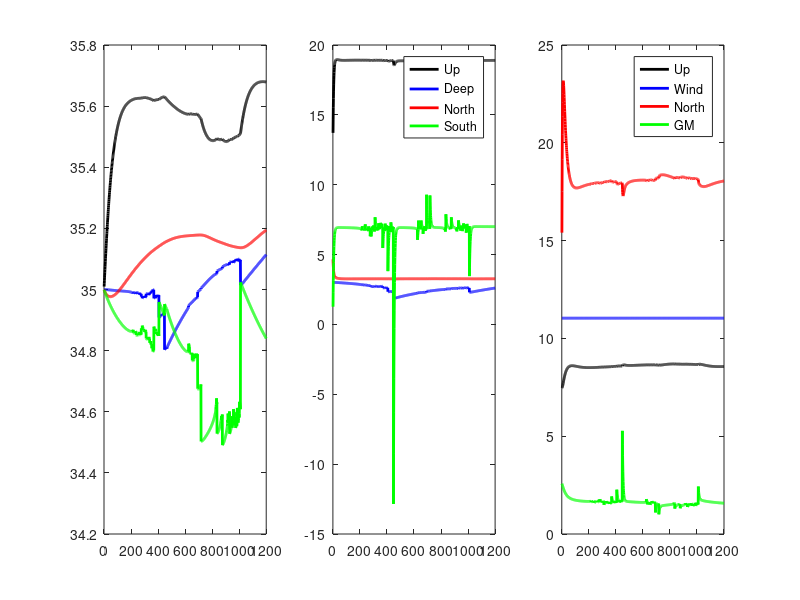

This figure's MATLAB source:
clear all
% Ehlert and Leverman 2014;
% Mechanism for potential strengthening of Atlantic overturning prior to collapse
% temperature evolution equations
% for git hub
tempevl = true;
FWforce = false;
AADW = 1; % turn on AADW mode

%diffusivity = 'N2 dependent'; % 'constant diff' ; 'constant energy' ; 'N2 dependent'
diffusivity = 'constant diff'; % 'constant diff' ; 'constant energy' ; 'N2 dependent'
%diffusivity = 'constant energy'; % 'constant diff' ; 'constant energy' ; 'N2 dependent'
% Table 1
C1 = 0.1; %nondimensional coeff for MOC transport
m3s2Sv = 1e-6; 
grav = 9.81; %m2/s

Htopo = 5000; %in m ; Average depth of Atlantic Ocean basin
Bwidth = 1e7; % in m ; Average width of Atlantic Ocean
LN = 3.34*1e6; %in m ; Meridional extend of the northen box
LU = 8.9*1e6;  %in m ; Meridional extend of the tropical box
LS = 3.34*1e6; %in m ; Meridional extend of the southern box
LyN = 1.5*1e6; % Meridional extend of the northen outcropping

rho0 = 1027; %kgm-3
S0 = 35; % psu ; Average salinity of Atlantic Ocean
alpha_T = 2.1e-4; % 1/C thermal coefficient
alphaT = alpha_T*rho0;
beta_S = 8e-4; % 1/psu haline coefficient
betaS = beta_S*rho0;
f0 = 7.5e-5; %1/s
fbeta = 2e-11; % 1/s

kappa_GM = 1000; %m2/s GM thickness diffusivity
kappa_cnst = 4.2e-5; %m2/s Background vertical diffusivity
epsilon = 1e-3; % kg s-3 constant dissipation energy in the ocean per area
N0 = 8e-3; % 1/s used in N2 dependent diffusivity 
a0 = 1e-5; % m2/s constant diffusivity used in N2 dependent diffusivity
tau = 0.085; %Nm-2 = kgm-1s-2
Cgm = (1-exp(-tau/0.02)); % it can be 1 for simplivity
FN = 0.2*1e6; % Sv ; Northern meridional freshwater transport
FNd = 0;
FNFW = 0; %initial freshwater into nordic seas
FNFW_cap = 2e6; % cap of freshwater
FS = 0.2*1e6; %Sv ; Southern meridional freshwater transport
gammau = 1/(5*365*86400); % 5 years
gamman = 1/(5*365*86400); % 5 years
gammas = 1/(5*365*86400); % 5 years
TUrelax = 20;
TNrelax = 3;
TSrelax = 7;

% initial conditions 
SN=35; % Northern cell
SU=35; % Upper cell
SS=35; % Southern cell
SD=35; % Deep cell
TN = 5;
TS = 0;
TU = 12.5; %12.5;
TD = 3; 

H_pyc=500; % initial conditions
% initial conditions 
H_deep = Htopo - H_pyc;
if AADW
  SA = 35; % Antarctic DW cell
  TA = 0;
  H_AADW = 1000.0;
  H_deep = Htopo - H_pyc - H_AADW;
  gammaa = 1/(5*365*86400); % 25 years
  TArelax = 2;
  VA = LU*Bwidth*H_AADW;
end
VU = LU*Bwidth*H_pyc;
VN = LN*Bwidth*Htopo;
VS = LS*Bwidth*Htopo;
VD = LU*Bwidth*H_deep;
	
yearinsec = 360*86400; % 1 year in sec
deltat = 15*86400; %30 days to sec
time = 0;
iind = 1;
yearlength = 1200; 
%return

if 0
  load initial
end

%return
% time step
for ind=1:(yearlength*yearinsec/deltat)
    delta_rho = rho0*(beta_S*(SN-SU)-alpha_T*(TN-TU));
    delta_rho_SO = rho0*(beta_S*(SS-SU)-alpha_T*(TS-TU));
    delta_rho_D = rho0*(beta_S*(SN-SD)-alpha_T*(TN-TD));
    if AADW
      delta_rho_SO2 = rho0*(beta_S*(SS-SD)-alpha_T*(TS-TD));
      delta_rho_AADW = rho0*(beta_S*(SA-SD)-alpha_T*(TA-TD));
    end
    %if delta_rho_D<0
    %  display('MI')
    %end
    switch(diffusivity)
    case 'constant diff'
      kappa_v = kappa_cnst;  
      if AADW
        kappa_v2 = epsilon/(grav*delta_rho_AADW);
      end
    case 'N2 dependent'
      kappa_v = a0*(sqrt(grav*delta_rho/(rho0*H_pyc))/N0)^(-1);
    case 'constant energy'
      kappa_v = epsilon/(grav*delta_rho);
    otherwise
      fprintf('not specified diffusivity option')
      return
    end
    % phi_Moc
    phi_N = (C1*grav*delta_rho*H_pyc*H_pyc/(rho0*fbeta*LyN));
    if delta_rho<0
      display('MI'),iind
      phi_N = 0.0;
      return
    end
    % phi_Up
    phi_Up = (LU*Bwidth*kappa_v/H_pyc);
    % phi_Ek
    phi_Ek = (Bwidth*tau/(f0*rho0));
    % phi_GM
    phi_GM1 = Cgm*(Bwidth*kappa_GM*(delta_rho_SO/rho0)*H_pyc/Htopo); 
    % The new version
    %phi_GM1 = 0.01*Bwidth*(grav*delta_rho_SO/rho0)*H_pyc*H_pyc/(f0*LS);

    if AADW
      %phi_GM2 = 0.01*Bwidth*(grav*delta_rho_SO2/rho0)*H_deep*H_deep/(f0*LS);
      %phi_GM2 = 3*Cgm*(Bwidth*kappa_GM*(delta_rho_SO2/rho0)*H_deep/Htopo); 
      % phi_AADW (into the bottom layer AADW)
      %phi_AADW = (phi_GM1+phi_GM2)-phi_Ek;

      % phi Internal Tides Upwelling
      %phi_ITU = (LU*Bwidth*kappa_v2/H_AADW);
      phi_ITU = (LU*Bwidth*kappa_v2/H_deep);
      %phi_ITU = max(0,(LU*Bwidth*kappa_v2/H_deep));
      %
      phi_AADW = phi_ITU;
      phi_GM2 = phi_AADW+phi_Ek-phi_GM1;
      
      if(isinf(phi_ITU)==1); 
          display('phi_ITU')
          phi_ITU = 0.0; 
      end
    end
    %return

    if AADW
      % new AADW depth
      %H_AADW_new = max(0,H_AADW + (deltat/(Bwidth*LU))*(phi_GM1+phi_GM2-phi_Ek-phi_AADW));
      H_AADW_new = max(200.0,H_AADW + (deltat/(Bwidth*LU))*(phi_AADW-phi_ITU));
      if(H_AADW_new < 0)
        display('Mehmet AADW depleted2')
        H_AADW_new = 0.0;
        phi_ITU = 0.0;
        phi_AADW = 0.0;
      end
    end

    % Volume*Salt terms
    VUSU = VU*SU;
    VNSN = VN*SN;
    VSSS = VS*SS;
    VDSD = VD*SD;
    if AADW
      VASA = VA*SA;
    end
    if(tempevl)
      % Volume*Temp terms
      VUTU = VU*TU;
      VNTN = VN*TN;
      VSTS = VS*TS;
      VDTD = VD*TD;
      if AADW
        VATA = VA*TA;
      end
    end
    % New volume salt terms
    VUSUnew = VUSU + deltat*(phi_Up*SD+phi_Ek*SS-SU*(phi_N+phi_GM1)+S0*(FN+FS));
    VNSNnew = VNSN + deltat*(phi_N*(SU-SN)-S0*(FN+FNFW));
    if AADW
      VSSSnew = VSSS + deltat*(phi_Ek*(-SS)+phi_GM1*(SU)+phi_GM2*(SD)-phi_AADW*SS-S0*FS);
      VDSDnew = VDSD + deltat*(phi_N*SN-phi_GM2*SD-SD*(phi_Up)+phi_ITU*SA);
      VASAnew = VASA + deltat*(phi_AADW*SS-phi_ITU*SA);
    else
      VSSSnew = VSSS + deltat*(phi_Ek*(SD-SS)+phi_GM1*(SU-SS)-S0*FS);
      VDSDnew = VDSD + deltat*(phi_N*SN+phi_GM1*SS-SD*(phi_Up+phi_Ek));
    end
    if(tempevl)
      % New volume temp terms
      VUTUnew = VUTU + deltat*(phi_Up*TD+phi_Ek*TS-TU*(phi_N+phi_GM1)+gammau*VU*(TUrelax-TU));
      VNTNnew = VNTN + deltat*(phi_N*(TU-TN)+gamman*VN*(TNrelax-TN));
      if AADW
        VSTSnew = VSTS + deltat*(phi_Ek*(-TS)+phi_GM1*(TU)+phi_GM2*(TD)-phi_AADW*TS+gammas*VS*(TSrelax-TS));
        VDTDnew = VDTD + deltat*(phi_N*TN-phi_GM2*TD-TD*(phi_Up)+phi_ITU*TA);
        VATAnew = VATA + deltat*(phi_AADW*TS-phi_ITU*TA+gammaa*VA*(TArelax-TA));
      else
        VSTSnew = VSTS + deltat*(phi_Ek*(TD-TS)+phi_GM1*(TU-TS)+gammas*VS*(TSrelax-TS));
        VDTDnew = VDTD + deltat*(phi_N*TN+phi_GM1*TS-TD*(phi_Up+phi_Ek));
      end
    end

    % new pycnocline depth
    H_pyc_new = H_pyc + (deltat/(Bwidth*LU))*(phi_Up+phi_Ek-phi_GM1-phi_N);
    %update values
    H_pyc = H_pyc_new;
    if AADW
      % new H_deep
      H_AADW = H_AADW_new;
      H_deep = Htopo - H_pyc_new - H_AADW_new;
    else
      H_deep = Htopo - H_pyc_new;
    end
    VUSU = VUSUnew;
    VNSN = VNSNnew;    
    VSSS = VSSSnew;    
    VDSD = VDSDnew;
    VDSD = VDSDnew;
    if AADW
      VASA = VASAnew;
    end
    if(tempevl)
       VUTU = VUTUnew;
       VNTN = VNTNnew;
       VSTS = VSTSnew;
       VDTD = VDTDnew;
       if AADW
         VATA = VATAnew;
       end
    end
    VU = LU*Bwidth*H_pyc;
    VN = LN*Bwidth*Htopo;
    VS = LS*Bwidth*Htopo;
    VD = LU*Bwidth*H_deep;
    if AADW
      VA = LU*Bwidth*H_AADW;
    end
    SU=VUSU/VU;
    SN=VNSN/VN;
    SS=VSSS/VS;
    SD=VDSD/VD;
    if AADW
      SA = VASA/VA;
    end
    if(tempevl)
       TU = VUTU/VU;
       TN = VNTN/VN;
       TS = VSTS/VS;
       TD = VDTD/VD;
       if AADW
         TA = VATA/VA;
       end
    end
    % time series
    time=time+deltat;        
    if(mod(time,yearinsec)==0)
      if FWforce==true
        if(mod(iind,100)==0)
          FNd=FNFW;
        end
        FNFW=FNd+(1*FNFW_cap)*mod(iind,100)/99;
        if iind>500 & iind < 550
          FNFW = 1.0*FNFW_cap;
        else
          FNFW = 0.0*FNFW_cap;
        end
      end  
      Fwater(iind)=FNFW;
      HUtime(iind) = H_pyc;
      TrN(iind) = phi_N;
      TrW(iind) = phi_Ek;
      TrE(iind) = phi_GM1;
      TrU(iind) = phi_Up;
      SUtime(iind) = SU;
      SNtime(iind) = SN;
      SStime(iind) = SS;
      SDtime(iind) = SD;
      if AADW
        SAtime(iind) = SA;
        TrA(iind) = phi_AADW;
        TrI(iind) = phi_ITU;
      end
      drho(iind) = delta_rho;
      drhoD(iind) = delta_rho_D;
      drhoSO(iind) = delta_rho_SO;
      if(tempevl)
        TUtime(iind) = TU;
        TNtime(iind) = TN;
        TStime(iind) = TS;
        TDtime(iind) = TD;
        if AADW
          TAtime(iind) = TA;
        end
      end
      iind = iind+1;
    end
end   
if (tempevl)
  figure('Position', [100, 100, 1000, 400]);
	subplot(1,3,1)
	plot(SUtime,'k','linewidth',2)
	hold on
	plot(SDtime,'b','linewidth',2)
	plot(SNtime,'r','linewidth',2)
	plot(SStime,'g','linewidth',2)
	subplot(1,3,2)
  plot(TUtime,'k','linewidth',2)
  hold on
  plot(TDtime,'b','linewidth',2)
  plot(TNtime,'r','linewidth',2)
  plot(TStime,'g','linewidth',2)
  legend('Up','Deep','North','South','location','best')
  subplot(1,3,3)
  plot(TrU*m3s2Sv,'k','linewidth',2)
  hold on
  plot(TrW*m3s2Sv,'b','linewidth',2)
  plot(TrN*m3s2Sv,'r','linewidth',2)
  plot(TrE*m3s2Sv,'g','linewidth',2)
  legend('Up','Wind','North','GM','location','northeast')
else
	plot(SUtime,'k','linewidth',2)
	hold on
	plot(SDtime,'b','linewidth',2)
	plot(SNtime,'r','linewidth',2)
	plot(SStime,'g','linewidth',2)
end
%save('initial.mat','SN','SU','SD','SS','TN','TU','TD','TS','H_pyc','VU','VN','VS','VD')
